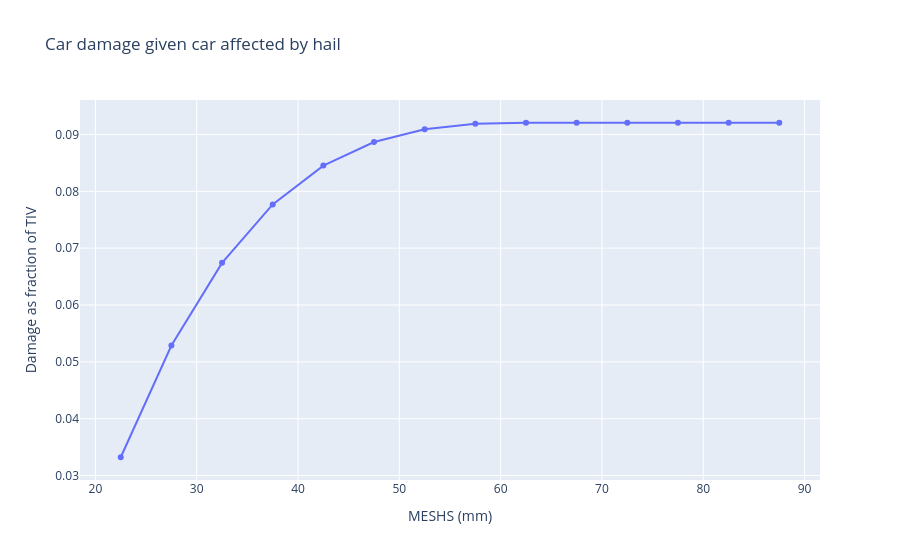
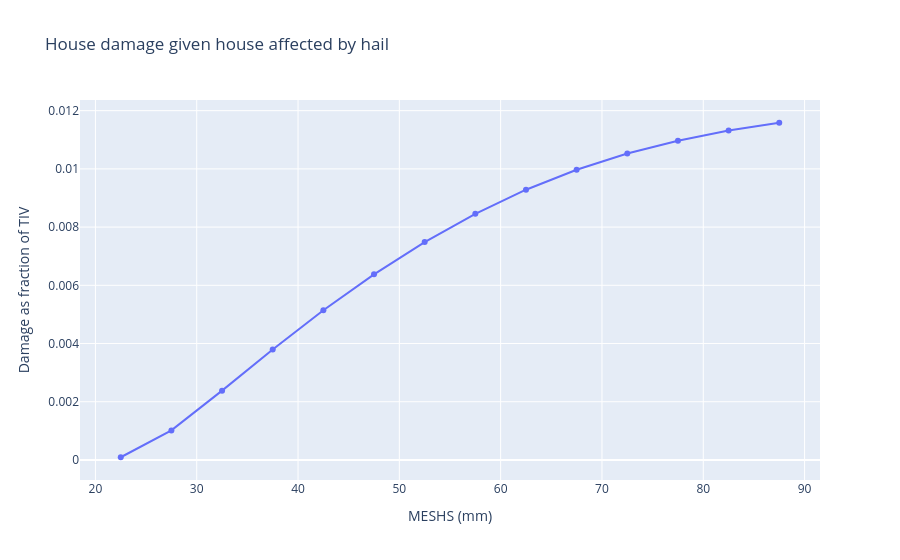

The notebook cell these images were saved under, in order:
### Code cell
import plotly.express as px

fig = px.scatter(
    x=(fig7a_bin_min + fig7a_bin_max) / 2,
    y=damage_bins_cars,
    labels={"x": "MESHS (mm)", "y": "Damage as fraction of TIV"},
    title="Car damage given car affected by hail",
)
fig2 = px.scatter(
    x=(fig7a_bin_min + fig7a_bin_max) / 2,
    y=damage_bins_buildings,
    labels={"x": "MESHS (mm)", "y": "Damage as fraction of TIV"},
    title="House damage given house affected by hail",
)

fig.update_traces(mode="lines+markers")
fig2.update_traces(mode="lines+markers")
fig.show()
fig2.show()

### Figure 1 — Plotly figure (JSON) as saved in the notebook; plotly's stock layout.template omitted (floating-point values rounded to 4 significant figures)
{"data": [{"hovertemplate": "MESHS (mm)=%{x}<br>Damage as fraction of TIV=%{y}<extra></extra>", "legendgroup": "", "marker": {"color": "#636efa", "symbol": "circle"}, "mode": "lines+markers", "name": "", "orientation": "v", "showlegend": false, "type": "scatter", "x": [22.5, 27.5, 32.5, 37.5, 42.5, 47.5, 52.5, 57.5, 62.5, 67.5, 72.5, 77.5, 82.5, 87.5], "xaxis": "x", "y": [0.03322, 0.05288, 0.06741, 0.07769, 0.08452, 0.08868, 0.09091, 0.09186, 0.09206, 0.09206, 0.09206, 0.09206, 0.09206, 0.09206], "yaxis": "y"}], "layout": {"legend": {"tracegroupgap": 0}, "title": {"text": "Car damage given car affected by hail"}, "xaxis": {"anchor": "y", "domain": [0.0, 1.0], "title": {"text": "MESHS (mm)"}}, "yaxis": {"anchor": "x", "domain": [0.0, 1.0], "title": {"text": "Damage as fraction of TIV"}}}}

### Figure 2 — Plotly figure (JSON) as saved in the notebook; plotly's stock layout.template omitted (floating-point values rounded to 4 significant figures)
{"data": [{"hovertemplate": "MESHS (mm)=%{x}<br>Damage as fraction of TIV=%{y}<extra></extra>", "legendgroup": "", "marker": {"color": "#636efa", "symbol": "circle"}, "mode": "lines+markers", "name": "", "orientation": "v", "showlegend": false, "type": "scatter", "x": [22.5, 27.5, 32.5, 37.5, 42.5, 47.5, 52.5, 57.5, 62.5, 67.5, 72.5, 77.5, 82.5, 87.5], "xaxis": "x", "y": [9.295e-05, 0.001016, 0.002381, 0.003797, 0.005141, 0.006377, 0.007486, 0.008457, 0.009284, 0.00997, 0.01053, 0.01097, 0.01132, 0.01158], "yaxis": "y"}], "layout": {"legend": {"tracegroupgap": 0}, "title": {"text": "House damage given house affected by hail"}, "xaxis": {"anchor": "y", "domain": [0.0, 1.0], "title": {"text": "MESHS (mm)"}}, "yaxis": {"anchor": "x", "domain": [0.0, 1.0], "title": {"text": "Damage as fraction of TIV"}}}}
